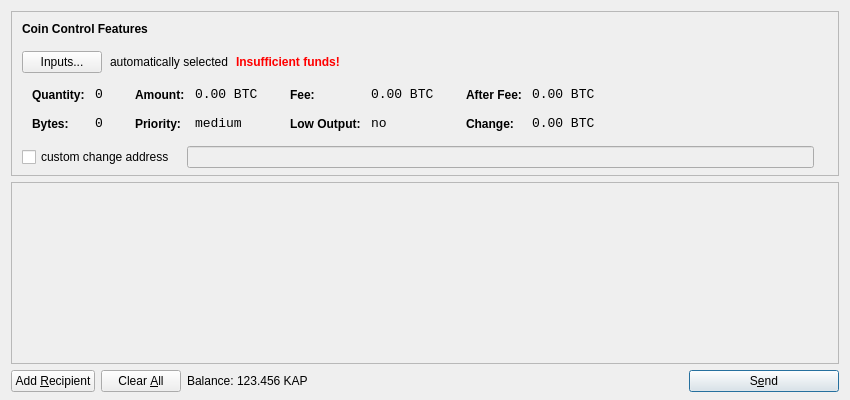
<?xml version="1.0" encoding="UTF-8"?>
<ui version="4.0">
 <class>SendCoinsDialog</class>
 <widget class="QDialog" name="SendCoinsDialog">
  <property name="geometry">
   <rect>
    <x>0</x>
    <y>0</y>
    <width>850</width>
    <height>400</height>
   </rect>
  </property>
  <property name="windowTitle">
   <string>Send Coins</string>
  </property>
  <layout class="QVBoxLayout" name="verticalLayout" stretch="0,1,0">
   <property name="bottomMargin">
    <number>8</number>
   </property>
   <item>
    <widget class="QFrame" name="frameCoinControl">
     <property name="sizePolicy">
      <sizepolicy hsizetype="Expanding" vsizetype="Expanding">
       <horstretch>0</horstretch>
       <verstretch>0</verstretch>
      </sizepolicy>
     </property>
     <property name="maximumSize">
      <size>
       <width>16777215</width>
       <height>16777215</height>
      </size>
     </property>
     <property name="frameShape">
      <enum>QFrame::StyledPanel</enum>
     </property>
     <property name="frameShadow">
      <enum>QFrame::Sunken</enum>
     </property>
     <layout class="QVBoxLayout" name="verticalLayoutCoinControl2">
      <property name="spacing">
       <number>-1</number>
      </property>
      <property name="leftMargin">
       <number>0</number>
      </property>
      <property name="topMargin">
       <number>0</number>
      </property>
      <property name="rightMargin">
       <number>0</number>
      </property>
      <property name="bottomMargin">
       <number>6</number>
      </property>
      <item>
       <layout class="QVBoxLayout" name="verticalLayoutCoinControl" stretch="0,0,0,0,1">
        <property name="spacing">
         <number>0</number>
        </property>
        <property name="leftMargin">
         <number>10</number>
        </property>
        <property name="topMargin">
         <number>10</number>
        </property>
        <item>
         <layout class="QHBoxLayout" name="horizontalLayoutCoinControl1">
          <property name="bottomMargin">
           <number>15</number>
          </property>
          <item>
           <widget class="QLabel" name="labelCoinControlFeatures">
            <property name="sizePolicy">
             <sizepolicy hsizetype="Preferred" vsizetype="Maximum">
              <horstretch>0</horstretch>
              <verstretch>0</verstretch>
             </sizepolicy>
            </property>
            <property name="font">
             <font>
              <weight>75</weight>
              <bold>true</bold>
             </font>
            </property>
            <property name="styleSheet">
             <string notr="true">font-weight:bold;</string>
            </property>
            <property name="text">
             <string>Coin Control Features</string>
            </property>
           </widget>
          </item>
         </layout>
        </item>
        <item>
         <layout class="QHBoxLayout" name="horizontalLayoutCoinControl2" stretch="0,0,0,0">
          <property name="spacing">
           <number>8</number>
          </property>
          <property name="bottomMargin">
           <number>10</number>
          </property>
          <item>
           <widget class="QPushButton" name="pushButtonCoinControl">
            <property name="styleSheet">
             <string notr="true"/>
            </property>
            <property name="text">
             <string>Inputs...</string>
            </property>
           </widget>
          </item>
          <item>
           <widget class="QLabel" name="labelCoinControlAutomaticallySelected">
            <property name="text">
             <string>automatically selected</string>
            </property>
            <property name="margin">
             <number>5</number>
            </property>
           </widget>
          </item>
          <item>
           <widget class="QLabel" name="labelCoinControlInsuffFunds">
            <property name="font">
             <font>
              <weight>75</weight>
              <bold>true</bold>
             </font>
            </property>
            <property name="styleSheet">
             <string notr="true">color:red;font-weight:bold;</string>
            </property>
            <property name="text">
             <string>Insufficient funds!</string>
            </property>
            <property name="margin">
             <number>5</number>
            </property>
           </widget>
          </item>
          <item>
           <spacer name="horizontalSpacerCoinControl">
            <property name="orientation">
             <enum>Qt::Horizontal</enum>
            </property>
            <property name="sizeHint" stdset="0">
             <size>
              <width>40</width>
              <height>1</height>
             </size>
            </property>
           </spacer>
          </item>
         </layout>
        </item>
        <item>
         <widget class="QWidget" name="widgetCoinControl" native="true">
          <property name="sizePolicy">
           <sizepolicy hsizetype="Preferred" vsizetype="Preferred">
            <horstretch>0</horstretch>
            <verstretch>0</verstretch>
           </sizepolicy>
          </property>
          <property name="minimumSize">
           <size>
            <width>0</width>
            <height>0</height>
           </size>
          </property>
          <property name="styleSheet">
           <string notr="true"/>
          </property>
          <layout class="QHBoxLayout" name="horizontalLayoutCoinControl5">
           <property name="margin">
            <number>0</number>
           </property>
           <item>
            <layout class="QHBoxLayout" name="horizontalLayoutCoinControl3" stretch="0,0,0,1">
             <property name="spacing">
              <number>20</number>
             </property>
             <property name="topMargin">
              <number>0</number>
             </property>
             <property name="bottomMargin">
              <number>10</number>
             </property>
             <item>
              <layout class="QFormLayout" name="formLayoutCoinControl1">
               <property name="horizontalSpacing">
                <number>10</number>
               </property>
               <property name="verticalSpacing">
                <number>14</number>
               </property>
               <property name="leftMargin">
                <number>10</number>
               </property>
               <property name="topMargin">
                <number>4</number>
               </property>
               <property name="rightMargin">
                <number>6</number>
               </property>
               <item row="0" column="0">
                <widget class="QLabel" name="labelCoinControlQuantityText">
                 <property name="styleSheet">
                  <string notr="true">font-weight:bold;</string>
                 </property>
                 <property name="text">
                  <string>Quantity:</string>
                 </property>
                 <property name="margin">
                  <number>0</number>
                 </property>
                </widget>
               </item>
               <item row="0" column="1">
                <widget class="QLabel" name="labelCoinControlQuantity">
                 <property name="font">
                  <font>
                   <family>Monospace</family>
                   <pointsize>10</pointsize>
                  </font>
                 </property>
                 <property name="cursor">
                  <cursorShape>IBeamCursor</cursorShape>
                 </property>
                 <property name="contextMenuPolicy">
                  <enum>Qt::ActionsContextMenu</enum>
                 </property>
                 <property name="text">
                  <string notr="true">0</string>
                 </property>
                 <property name="margin">
                  <number>0</number>
                 </property>
                 <property name="textInteractionFlags">
                  <set>Qt::LinksAccessibleByMouse|Qt::TextSelectableByKeyboard|Qt::TextSelectableByMouse</set>
                 </property>
                </widget>
               </item>
               <item row="1" column="0">
                <widget class="QLabel" name="labelCoinControlBytesText">
                 <property name="styleSheet">
                  <string notr="true">font-weight:bold;</string>
                 </property>
                 <property name="text">
                  <string>Bytes:</string>
                 </property>
                </widget>
               </item>
               <item row="1" column="1">
                <widget class="QLabel" name="labelCoinControlBytes">
                 <property name="font">
                  <font>
                   <family>Monospace</family>
                   <pointsize>10</pointsize>
                  </font>
                 </property>
                 <property name="cursor">
                  <cursorShape>IBeamCursor</cursorShape>
                 </property>
                 <property name="contextMenuPolicy">
                  <enum>Qt::ActionsContextMenu</enum>
                 </property>
                 <property name="text">
                  <string notr="true">0</string>
                 </property>
                 <property name="textInteractionFlags">
                  <set>Qt::LinksAccessibleByMouse|Qt::TextSelectableByKeyboard|Qt::TextSelectableByMouse</set>
                 </property>
                </widget>
               </item>
              </layout>
             </item>
             <item>
              <layout class="QFormLayout" name="formLayoutCoinControl2">
               <property name="horizontalSpacing">
                <number>10</number>
               </property>
               <property name="verticalSpacing">
                <number>14</number>
               </property>
               <property name="leftMargin">
                <number>6</number>
               </property>
               <property name="topMargin">
                <number>4</number>
               </property>
               <property name="rightMargin">
                <number>6</number>
               </property>
               <item row="0" column="0">
                <widget class="QLabel" name="labelCoinControlAmountText">
                 <property name="styleSheet">
                  <string notr="true">font-weight:bold;</string>
                 </property>
                 <property name="text">
                  <string>Amount:</string>
                 </property>
                 <property name="margin">
                  <number>0</number>
                 </property>
                </widget>
               </item>
               <item row="0" column="1">
                <widget class="QLabel" name="labelCoinControlAmount">
                 <property name="font">
                  <font>
                   <family>Monospace</family>
                   <pointsize>10</pointsize>
                  </font>
                 </property>
                 <property name="cursor">
                  <cursorShape>IBeamCursor</cursorShape>
                 </property>
                 <property name="contextMenuPolicy">
                  <enum>Qt::ActionsContextMenu</enum>
                 </property>
                 <property name="text">
                  <string notr="true">0.00 BTC</string>
                 </property>
                 <property name="textInteractionFlags">
                  <set>Qt::LinksAccessibleByMouse|Qt::TextSelectableByKeyboard|Qt::TextSelectableByMouse</set>
                 </property>
                </widget>
               </item>
               <item row="1" column="0">
                <widget class="QLabel" name="labelCoinControlPriorityText">
                 <property name="styleSheet">
                  <string notr="true">font-weight:bold;</string>
                 </property>
                 <property name="text">
                  <string>Priority:</string>
                 </property>
                </widget>
               </item>
               <item row="1" column="1">
                <widget class="QLabel" name="labelCoinControlPriority">
                 <property name="font">
                  <font>
                   <family>Monospace</family>
                   <pointsize>10</pointsize>
                  </font>
                 </property>
                 <property name="cursor">
                  <cursorShape>IBeamCursor</cursorShape>
                 </property>
                 <property name="contextMenuPolicy">
                  <enum>Qt::ActionsContextMenu</enum>
                 </property>
                 <property name="text">
                  <string>medium</string>
                 </property>
                 <property name="textInteractionFlags">
                  <set>Qt::LinksAccessibleByMouse|Qt::TextSelectableByKeyboard|Qt::TextSelectableByMouse</set>
                 </property>
                </widget>
               </item>
              </layout>
             </item>
             <item>
              <layout class="QFormLayout" name="formLayoutCoinControl3">
               <property name="horizontalSpacing">
                <number>10</number>
               </property>
               <property name="verticalSpacing">
                <number>14</number>
               </property>
               <property name="leftMargin">
                <number>6</number>
               </property>
               <property name="topMargin">
                <number>4</number>
               </property>
               <property name="rightMargin">
                <number>6</number>
               </property>
               <item row="0" column="0">
                <widget class="QLabel" name="labelCoinControlFeeText">
                 <property name="styleSheet">
                  <string notr="true">font-weight:bold;</string>
                 </property>
                 <property name="text">
                  <string>Fee:</string>
                 </property>
                 <property name="margin">
                  <number>0</number>
                 </property>
                </widget>
               </item>
               <item row="0" column="1">
                <widget class="QLabel" name="labelCoinControlFee">
                 <property name="font">
                  <font>
                   <family>Monospace</family>
                   <pointsize>10</pointsize>
                  </font>
                 </property>
                 <property name="cursor">
                  <cursorShape>IBeamCursor</cursorShape>
                 </property>
                 <property name="contextMenuPolicy">
                  <enum>Qt::ActionsContextMenu</enum>
                 </property>
                 <property name="text">
                  <string notr="true">0.00 BTC</string>
                 </property>
                 <property name="textInteractionFlags">
                  <set>Qt::LinksAccessibleByMouse|Qt::TextSelectableByKeyboard|Qt::TextSelectableByMouse</set>
                 </property>
                </widget>
               </item>
               <item row="1" column="0">
                <widget class="QLabel" name="labelCoinControlLowOutputText">
                 <property name="styleSheet">
                  <string notr="true">font-weight:bold;</string>
                 </property>
                 <property name="text">
                  <string>Low Output:</string>
                 </property>
                </widget>
               </item>
               <item row="1" column="1">
                <widget class="QLabel" name="labelCoinControlLowOutput">
                 <property name="font">
                  <font>
                   <family>Monospace</family>
                   <pointsize>10</pointsize>
                  </font>
                 </property>
                 <property name="cursor">
                  <cursorShape>IBeamCursor</cursorShape>
                 </property>
                 <property name="contextMenuPolicy">
                  <enum>Qt::ActionsContextMenu</enum>
                 </property>
                 <property name="text">
                  <string>no</string>
                 </property>
                 <property name="textInteractionFlags">
                  <set>Qt::LinksAccessibleByMouse|Qt::TextSelectableByKeyboard|Qt::TextSelectableByMouse</set>
                 </property>
                </widget>
               </item>
              </layout>
             </item>
             <item>
              <layout class="QFormLayout" name="formLayoutCoinControl4">
               <property name="horizontalSpacing">
                <number>10</number>
               </property>
               <property name="verticalSpacing">
                <number>14</number>
               </property>
               <property name="leftMargin">
                <number>6</number>
               </property>
               <property name="topMargin">
                <number>4</number>
               </property>
               <property name="rightMargin">
                <number>6</number>
               </property>
               <item row="0" column="0">
                <widget class="QLabel" name="labelCoinControlAfterFeeText">
                 <property name="styleSheet">
                  <string notr="true">font-weight:bold;</string>
                 </property>
                 <property name="text">
                  <string>After Fee:</string>
                 </property>
                 <property name="margin">
                  <number>0</number>
                 </property>
                </widget>
               </item>
               <item row="0" column="1">
                <widget class="QLabel" name="labelCoinControlAfterFee">
                 <property name="font">
                  <font>
                   <family>Monospace</family>
                   <pointsize>10</pointsize>
                  </font>
                 </property>
                 <property name="cursor">
                  <cursorShape>IBeamCursor</cursorShape>
                 </property>
                 <property name="contextMenuPolicy">
                  <enum>Qt::ActionsContextMenu</enum>
                 </property>
                 <property name="text">
                  <string notr="true">0.00 BTC</string>
                 </property>
                 <property name="textInteractionFlags">
                  <set>Qt::LinksAccessibleByMouse|Qt::TextSelectableByKeyboard|Qt::TextSelectableByMouse</set>
                 </property>
                </widget>
               </item>
               <item row="1" column="0">
                <widget class="QLabel" name="labelCoinControlChangeText">
                 <property name="styleSheet">
                  <string notr="true">font-weight:bold;</string>
                 </property>
                 <property name="text">
                  <string>Change:</string>
                 </property>
                </widget>
               </item>
               <item row="1" column="1">
                <widget class="QLabel" name="labelCoinControlChange">
                 <property name="font">
                  <font>
                   <family>Monospace</family>
                   <pointsize>10</pointsize>
                  </font>
                 </property>
                 <property name="cursor">
                  <cursorShape>IBeamCursor</cursorShape>
                 </property>
                 <property name="contextMenuPolicy">
                  <enum>Qt::ActionsContextMenu</enum>
                 </property>
                 <property name="text">
                  <string notr="true">0.00 BTC</string>
                 </property>
                 <property name="textInteractionFlags">
                  <set>Qt::LinksAccessibleByMouse|Qt::TextSelectableByKeyboard|Qt::TextSelectableByMouse</set>
                 </property>
                </widget>
               </item>
              </layout>
             </item>
            </layout>
           </item>
          </layout>
         </widget>
        </item>
        <item>
         <layout class="QHBoxLayout" name="horizontalLayoutCoinControl4" stretch="0,0,0">
          <property name="spacing">
           <number>12</number>
          </property>
          <property name="sizeConstraint">
           <enum>QLayout::SetDefaultConstraint</enum>
          </property>
          <property name="topMargin">
           <number>5</number>
          </property>
          <property name="rightMargin">
           <number>5</number>
          </property>
          <item>
           <widget class="QCheckBox" name="checkBoxCoinControlChange">
            <property name="text">
             <string>custom change address</string>
            </property>
           </widget>
          </item>
          <item>
           <widget class="QLineEdit" name="lineEditCoinControlChange">
            <property name="enabled">
             <bool>false</bool>
            </property>
            <property name="sizePolicy">
             <sizepolicy hsizetype="Expanding" vsizetype="Fixed">
              <horstretch>0</horstretch>
              <verstretch>0</verstretch>
             </sizepolicy>
            </property>
           </widget>
          </item>
          <item>
           <widget class="QLabel" name="labelCoinControlChangeLabel">
            <property name="sizePolicy">
             <sizepolicy hsizetype="Preferred" vsizetype="Expanding">
              <horstretch>0</horstretch>
              <verstretch>0</verstretch>
             </sizepolicy>
            </property>
            <property name="minimumSize">
             <size>
              <width>0</width>
              <height>0</height>
             </size>
            </property>
            <property name="text">
             <string/>
            </property>
            <property name="margin">
             <number>3</number>
            </property>
           </widget>
          </item>
         </layout>
        </item>
        <item>
         <spacer name="verticalSpacerCoinControl">
          <property name="orientation">
           <enum>Qt::Vertical</enum>
          </property>
          <property name="sizeHint" stdset="0">
           <size>
            <width>800</width>
            <height>1</height>
           </size>
          </property>
         </spacer>
        </item>
       </layout>
      </item>
     </layout>
    </widget>
   </item>
   <item>
    <widget class="QScrollArea" name="scrollArea">
     <property name="widgetResizable">
      <bool>true</bool>
     </property>
     <widget class="QWidget" name="scrollAreaWidgetContents">
      <property name="geometry">
       <rect>
        <x>0</x>
        <y>0</y>
        <width>830</width>
        <height>165</height>
       </rect>
      </property>
      <layout class="QVBoxLayout" name="verticalLayout_2">
       <property name="margin">
        <number>0</number>
       </property>
       <item>
        <layout class="QVBoxLayout" name="entries">
         <property name="spacing">
          <number>6</number>
         </property>
        </layout>
       </item>
       <item>
        <spacer name="verticalSpacer">
         <property name="orientation">
          <enum>Qt::Vertical</enum>
         </property>
         <property name="sizeHint" stdset="0">
          <size>
           <width>20</width>
           <height>40</height>
          </size>
         </property>
        </spacer>
       </item>
      </layout>
     </widget>
    </widget>
   </item>
   <item>
    <layout class="QHBoxLayout" name="horizontalLayout">
     <item>
      <widget class="QPushButton" name="addButton">
       <property name="toolTip">
        <string>Send to multiple recipients at once</string>
       </property>
       <property name="text">
        <string>Add &amp;Recipient</string>
       </property>
       <property name="icon">
        <iconset resource="../bitcoin.qrc">
         <normaloff>:/icons/add</normaloff>:/icons/add</iconset>
       </property>
       <property name="autoDefault">
        <bool>false</bool>
       </property>
      </widget>
     </item>
     <item>
      <widget class="QPushButton" name="clearButton">
       <property name="sizePolicy">
        <sizepolicy hsizetype="Minimum" vsizetype="Fixed">
         <horstretch>0</horstretch>
         <verstretch>0</verstretch>
        </sizepolicy>
       </property>
       <property name="toolTip">
        <string>Remove all transaction fields</string>
       </property>
       <property name="text">
        <string>Clear &amp;All</string>
       </property>
       <property name="icon">
        <iconset resource="../bitcoin.qrc">
         <normaloff>:/icons/remove</normaloff>:/icons/remove</iconset>
       </property>
       <property name="autoRepeatDelay">
        <number>300</number>
       </property>
       <property name="autoDefault">
        <bool>false</bool>
       </property>
      </widget>
     </item>
     <item>
      <layout class="QHBoxLayout" name="horizontalLayout_2">
       <property name="spacing">
        <number>3</number>
       </property>
       <item>
        <widget class="QLabel" name="label">
         <property name="text">
          <string>Balance:</string>
         </property>
        </widget>
       </item>
       <item>
        <widget class="QLabel" name="labelBalance">
         <property name="cursor">
          <cursorShape>IBeamCursor</cursorShape>
         </property>
         <property name="text">
          <string>123.456 KAP</string>
         </property>
         <property name="textInteractionFlags">
          <set>Qt::LinksAccessibleByMouse|Qt::TextSelectableByKeyboard|Qt::TextSelectableByMouse</set>
         </property>
        </widget>
       </item>
      </layout>
     </item>
     <item>
      <spacer name="horizontalSpacer">
       <property name="orientation">
        <enum>Qt::Horizontal</enum>
       </property>
       <property name="sizeHint" stdset="0">
        <size>
         <width>40</width>
         <height>20</height>
        </size>
       </property>
      </spacer>
     </item>
     <item>
      <widget class="QPushButton" name="sendButton">
       <property name="minimumSize">
        <size>
         <width>150</width>
         <height>0</height>
        </size>
       </property>
       <property name="toolTip">
        <string>Confirm the send action</string>
       </property>
       <property name="text">
        <string>S&amp;end</string>
       </property>
       <property name="icon">
        <iconset resource="../bitcoin.qrc">
         <normaloff>:/icons/send</normaloff>:/icons/send</iconset>
       </property>
       <property name="default">
        <bool>true</bool>
       </property>
      </widget>
     </item>
    </layout>
   </item>
  </layout>
 </widget>
 <resources>
  <include location="../bitcoin.qrc"/>
 </resources>
 <connections/>
</ui>
